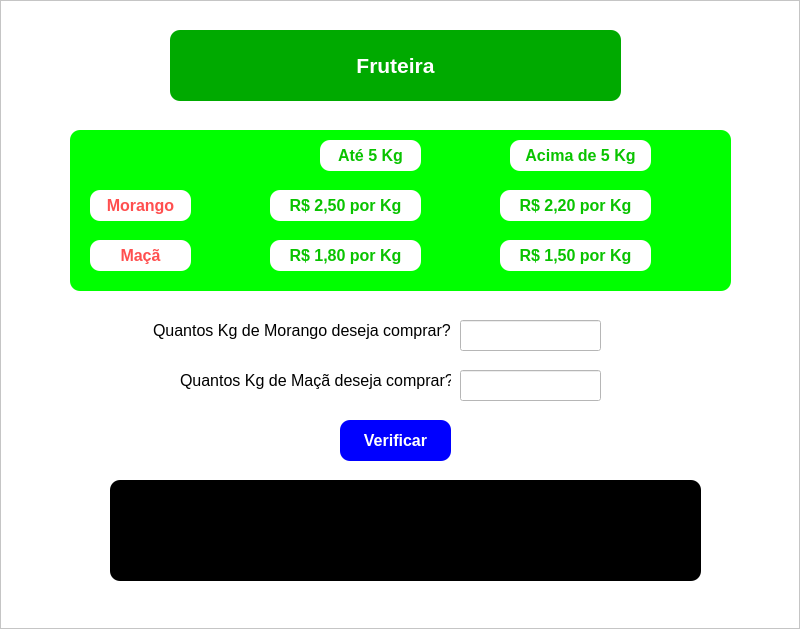
<?xml version="1.0" encoding="UTF-8"?>
<ui version="4.0">
 <class>MainWindow</class>
 <widget class="QMainWindow" name="MainWindow">
  <property name="geometry">
   <rect>
    <x>0</x>
    <y>0</y>
    <width>800</width>
    <height>629</height>
   </rect>
  </property>
  <property name="windowTitle">
   <string>MainWindow</string>
  </property>
  <widget class="QWidget" name="centralwidget">
   <layout class="QHBoxLayout" name="horizontalLayout">
    <property name="spacing">
     <number>0</number>
    </property>
    <property name="leftMargin">
     <number>0</number>
    </property>
    <property name="topMargin">
     <number>0</number>
    </property>
    <property name="rightMargin">
     <number>0</number>
    </property>
    <property name="bottomMargin">
     <number>0</number>
    </property>
    <item>
     <widget class="QFrame" name="frame">
      <property name="styleSheet">
       <string notr="true">background-color: #FFF;</string>
      </property>
      <property name="frameShape">
       <enum>QFrame::StyledPanel</enum>
      </property>
      <property name="frameShadow">
       <enum>QFrame::Raised</enum>
      </property>
      <widget class="QLabel" name="label">
       <property name="geometry">
        <rect>
         <x>170</x>
         <y>30</y>
         <width>451</width>
         <height>71</height>
        </rect>
       </property>
       <property name="font">
        <font>
         <family>Arial</family>
         <pointsize>16</pointsize>
         <weight>75</weight>
         <bold>true</bold>
        </font>
       </property>
       <property name="styleSheet">
        <string notr="true">background-color: #00aa00;
color: #FFF;
border-radius: 10px;</string>
       </property>
       <property name="text">
        <string>Fruteira</string>
       </property>
       <property name="alignment">
        <set>Qt::AlignCenter</set>
       </property>
      </widget>
      <widget class="QLabel" name="label_2">
       <property name="geometry">
        <rect>
         <x>70</x>
         <y>130</y>
         <width>661</width>
         <height>161</height>
        </rect>
       </property>
       <property name="font">
        <font>
         <pointsize>12</pointsize>
        </font>
       </property>
       <property name="styleSheet">
        <string notr="true">background-color: rgb(0, 255, 0);
border-radius: 10px;</string>
       </property>
       <property name="text">
        <string/>
       </property>
      </widget>
      <widget class="QLineEdit" name="lineEdit">
       <property name="geometry">
        <rect>
         <x>460</x>
         <y>320</y>
         <width>141</width>
         <height>31</height>
        </rect>
       </property>
      </widget>
      <widget class="QLabel" name="label_verificar">
       <property name="geometry">
        <rect>
         <x>110</x>
         <y>480</y>
         <width>591</width>
         <height>101</height>
        </rect>
       </property>
       <property name="font">
        <font>
         <family>Arial</family>
         <pointsize>12</pointsize>
         <weight>75</weight>
         <bold>true</bold>
        </font>
       </property>
       <property name="styleSheet">
        <string notr="true">
background-color: #000;
color: #FFF;
border-radius: 10px;</string>
       </property>
       <property name="text">
        <string/>
       </property>
       <property name="alignment">
        <set>Qt::AlignCenter</set>
       </property>
      </widget>
      <widget class="QLabel" name="label_3">
       <property name="geometry">
        <rect>
         <x>90</x>
         <y>190</y>
         <width>101</width>
         <height>31</height>
        </rect>
       </property>
       <property name="font">
        <font>
         <pointsize>12</pointsize>
         <weight>75</weight>
         <bold>true</bold>
        </font>
       </property>
       <property name="styleSheet">
        <string notr="true">background-color: #FFF;
color: #ff4f4f;
border-radius:10px;</string>
       </property>
       <property name="text">
        <string>Morango</string>
       </property>
       <property name="alignment">
        <set>Qt::AlignCenter</set>
       </property>
      </widget>
      <widget class="QLabel" name="label_4">
       <property name="geometry">
        <rect>
         <x>90</x>
         <y>240</y>
         <width>101</width>
         <height>31</height>
        </rect>
       </property>
       <property name="font">
        <font>
         <pointsize>12</pointsize>
         <weight>75</weight>
         <bold>true</bold>
        </font>
       </property>
       <property name="styleSheet">
        <string notr="true">background-color: #FFF;
color: #ff4f4f;
border-radius:10px;</string>
       </property>
       <property name="text">
        <string>Maçã</string>
       </property>
       <property name="alignment">
        <set>Qt::AlignCenter</set>
       </property>
      </widget>
      <widget class="QLabel" name="label_5">
       <property name="geometry">
        <rect>
         <x>320</x>
         <y>140</y>
         <width>101</width>
         <height>31</height>
        </rect>
       </property>
       <property name="font">
        <font>
         <pointsize>12</pointsize>
         <weight>75</weight>
         <bold>true</bold>
        </font>
       </property>
       <property name="styleSheet">
        <string notr="true">background-color: #FFF;
color: #09c300;
border-radius:10px;</string>
       </property>
       <property name="text">
        <string>Até 5 Kg</string>
       </property>
       <property name="alignment">
        <set>Qt::AlignCenter</set>
       </property>
      </widget>
      <widget class="QLabel" name="label_6">
       <property name="geometry">
        <rect>
         <x>270</x>
         <y>190</y>
         <width>151</width>
         <height>31</height>
        </rect>
       </property>
       <property name="font">
        <font>
         <pointsize>12</pointsize>
         <weight>75</weight>
         <bold>true</bold>
        </font>
       </property>
       <property name="styleSheet">
        <string notr="true">background-color: #FFF;
color: #09c300;
border-radius:10px;</string>
       </property>
       <property name="text">
        <string>R$ 2,50 por Kg</string>
       </property>
       <property name="alignment">
        <set>Qt::AlignCenter</set>
       </property>
      </widget>
      <widget class="QLabel" name="label_7">
       <property name="geometry">
        <rect>
         <x>270</x>
         <y>240</y>
         <width>151</width>
         <height>31</height>
        </rect>
       </property>
       <property name="font">
        <font>
         <pointsize>12</pointsize>
         <weight>75</weight>
         <bold>true</bold>
        </font>
       </property>
       <property name="styleSheet">
        <string notr="true">background-color: #FFF;
color: #09c300;
border-radius:10px;</string>
       </property>
       <property name="text">
        <string>R$ 1,80 por Kg</string>
       </property>
       <property name="alignment">
        <set>Qt::AlignCenter</set>
       </property>
      </widget>
      <widget class="QLabel" name="label_8">
       <property name="geometry">
        <rect>
         <x>510</x>
         <y>140</y>
         <width>141</width>
         <height>31</height>
        </rect>
       </property>
       <property name="font">
        <font>
         <pointsize>12</pointsize>
         <weight>75</weight>
         <bold>true</bold>
        </font>
       </property>
       <property name="styleSheet">
        <string notr="true">background-color: #FFF;
color: #09c300;
border-radius:10px;</string>
       </property>
       <property name="text">
        <string>Acima de 5 Kg</string>
       </property>
       <property name="alignment">
        <set>Qt::AlignCenter</set>
       </property>
      </widget>
      <widget class="QLabel" name="label_9">
       <property name="geometry">
        <rect>
         <x>500</x>
         <y>190</y>
         <width>151</width>
         <height>31</height>
        </rect>
       </property>
       <property name="font">
        <font>
         <pointsize>12</pointsize>
         <weight>75</weight>
         <bold>true</bold>
        </font>
       </property>
       <property name="styleSheet">
        <string notr="true">background-color: #FFF;
color: #09c300;
border-radius:10px;</string>
       </property>
       <property name="text">
        <string>R$ 2,20 por Kg</string>
       </property>
       <property name="alignment">
        <set>Qt::AlignCenter</set>
       </property>
      </widget>
      <widget class="QLabel" name="label_10">
       <property name="geometry">
        <rect>
         <x>500</x>
         <y>240</y>
         <width>151</width>
         <height>31</height>
        </rect>
       </property>
       <property name="font">
        <font>
         <pointsize>12</pointsize>
         <weight>75</weight>
         <bold>true</bold>
        </font>
       </property>
       <property name="styleSheet">
        <string notr="true">background-color: #FFF;
color: #09c300;
border-radius:10px;</string>
       </property>
       <property name="text">
        <string>R$ 1,50 por Kg</string>
       </property>
       <property name="alignment">
        <set>Qt::AlignCenter</set>
       </property>
      </widget>
      <widget class="QLabel" name="label_11">
       <property name="geometry">
        <rect>
         <x>153</x>
         <y>310</y>
         <width>301</width>
         <height>41</height>
        </rect>
       </property>
       <property name="font">
        <font>
         <pointsize>12</pointsize>
        </font>
       </property>
       <property name="text">
        <string>Quantos Kg de Morango deseja comprar?</string>
       </property>
      </widget>
      <widget class="QLabel" name="label_12">
       <property name="geometry">
        <rect>
         <x>180</x>
         <y>360</y>
         <width>271</width>
         <height>41</height>
        </rect>
       </property>
       <property name="font">
        <font>
         <pointsize>12</pointsize>
        </font>
       </property>
       <property name="text">
        <string>Quantos Kg de Maçã deseja comprar?</string>
       </property>
      </widget>
      <widget class="QLineEdit" name="lineEdit_2">
       <property name="geometry">
        <rect>
         <x>460</x>
         <y>370</y>
         <width>141</width>
         <height>31</height>
        </rect>
       </property>
      </widget>
      <widget class="QPushButton" name="pb_verificar">
       <property name="geometry">
        <rect>
         <x>340</x>
         <y>420</y>
         <width>111</width>
         <height>41</height>
        </rect>
       </property>
       <property name="font">
        <font>
         <family>Arial</family>
         <pointsize>12</pointsize>
         <weight>75</weight>
         <bold>true</bold>
        </font>
       </property>
       <property name="styleSheet">
        <string notr="true">background-color: rgb(0, 0, 255);
color: #FFF;
border-radius: 10px;</string>
       </property>
       <property name="text">
        <string>Verificar</string>
       </property>
      </widget>
     </widget>
    </item>
   </layout>
  </widget>
 </widget>
 <resources/>
 <connections/>
</ui>
